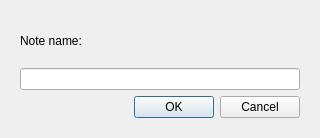
<?xml version="1.0" encoding="UTF-8"?>
<ui version="4.0">
 <class>NotesDialog</class>
 <widget class="QDialog" name="NotesDialog">
  <property name="geometry">
   <rect>
    <x>0</x>
    <y>0</y>
    <width>320</width>
    <height>137</height>
   </rect>
  </property>
  <property name="windowTitle">
   <string>Create Note</string>
  </property>
  <property name="windowIcon">
   <iconset resource="../../resources/resources.qrc">
    <normaloff>:/icons/gm-companion/icon256.png</normaloff>:/icons/gm-companion/icon256.png</iconset>
  </property>
  <layout class="QVBoxLayout" name="verticalLayout">
   <item>
    <widget class="QStackedWidget" name="stackedWidget">
     <property name="currentIndex">
      <number>0</number>
     </property>
     <widget class="QWidget" name="pageCreate">
      <layout class="QVBoxLayout" name="verticalLayout_2">
       <item>
        <widget class="QLabel" name="label">
         <property name="text">
          <string>Note name:</string>
         </property>
        </widget>
       </item>
       <item>
        <widget class="QLineEdit" name="noteNameLine"/>
       </item>
       <item>
        <widget class="QDialogButtonBox" name="createNoteDialog">
         <property name="standardButtons">
          <set>QDialogButtonBox::Cancel|QDialogButtonBox::Ok</set>
         </property>
        </widget>
       </item>
      </layout>
     </widget>
     <widget class="QWidget" name="pageError">
      <layout class="QVBoxLayout" name="verticalLayout_3">
       <item>
        <widget class="QPlainTextEdit" name="plainTextEdit">
         <property name="readOnly">
          <bool>true</bool>
         </property>
         <property name="plainText">
          <string>Error:
You can not create a note inside an addon directory.
Please select a user defined category!</string>
         </property>
         <property name="overwriteMode">
          <bool>false</bool>
         </property>
        </widget>
       </item>
       <item>
        <widget class="QDialogButtonBox" name="errorNoteDialog">
         <property name="standardButtons">
          <set>QDialogButtonBox::Close</set>
         </property>
        </widget>
       </item>
      </layout>
     </widget>
     <widget class="QWidget" name="pageAddCategory">
      <layout class="QVBoxLayout" name="verticalLayout_4">
       <item>
        <widget class="QLabel" name="label_2">
         <property name="text">
          <string>Category Name:</string>
         </property>
        </widget>
       </item>
       <item>
        <widget class="QLineEdit" name="categoryLine"/>
       </item>
       <item>
        <widget class="QDialogButtonBox" name="addCategoryDialog">
         <property name="standardButtons">
          <set>QDialogButtonBox::Cancel|QDialogButtonBox::Ok</set>
         </property>
        </widget>
       </item>
      </layout>
     </widget>
    </widget>
   </item>
  </layout>
 </widget>
 <resources>
  <include location="../../resources/resources.qrc"/>
 </resources>
 <connections/>
</ui>
